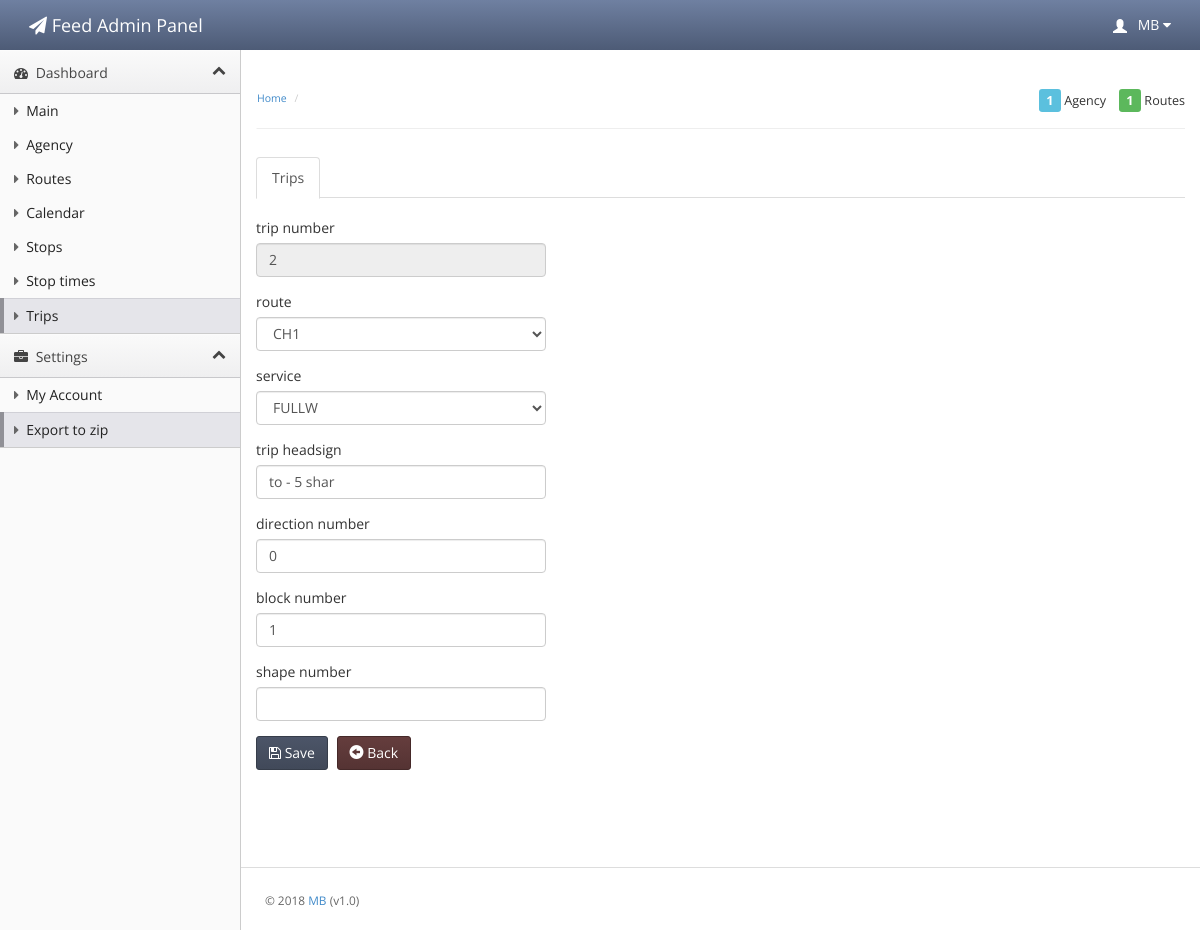
Page /trips/edit/2 on the committed database.
### tables this page shows
CREATE TABLE trips (trip_id INTEGER PRIMARY KEY AUTOINCREMENT, route_id INTEGER, service_id INTEGER, trip_headsign VARCHAR, direction_id VARCHAR, block_id VARCHAR, shape_id VARCHAR);

### application/core/MY_Loader.php (called while the page is built, shortened)
<?php
class MY_Loader extends CI_Loader {
    public function template($template_name, $vars = array(), $return = FALSE)
    {
        if($return):
        $content  = $this->view('header', $vars, $return);
        $content .= $this->view($template_name, $vars, $return);
        $content .= $this->view('footer', $vars, $return);
        return $content;
    else:
        $this->view($template_name, $vars);
    endif;
    }
}

### application/controllers/trips.php (called while the page is built, shortened)
<?php
class Trips extends CI_Controller {
    var $url = "trips";
    public function __construct() {
        $this->load->model('trips_model', 'model');
        $this->load->model('routes_model');
    }
    public function edit($id) {
        $data = $this->model->getTripsRow($id);
        $result = $this->routes_model->getRouteCmb();
        $routeCmb = array();
        foreach($result as $row){
            $routeCmb[$row["route_id"]] = $row["route_short_name"];
        }
        $this->load->template($this->url."/edit", ["data" => $data, "routeCmb" => $routeCmb]);
    }
}

### index.php (called while the page is built, shortened)
<?php
require_once BASEPATH.'core/CodeIgniter.php';

### application/libraries/Message.php (called while the page is built, shortened)
<?php
class Message {
    public static function display($type = 'all', $print = false) {
        $data = '';
        if (!isset($_SESSION['flash_messages'])){
            return false;
        }
    }
}

### application/models/trips_model.php (called while the page is built, shortened)
<?php
class Trips_model extends CI_Model {
    public function getTripsRow($id){
        $result = $this->db->query('select * from trips where trip_id =? limit 1', array($id))->row_array();
        return $result;
    }
}

### application/models/routes_model.php (called while the page is built, shortened)
<?php
class Routes_model extends CI_Model {
    public function getRouteCmb(){
        $result = $this->db->query('select * from routes')->result_array();
        return $result;
    }
}

### application/views/trips/edit.php (the view)
<div class="main-content">
    <ul class="nav nav-tabs">
        <li class="active"><a href="#home" data-toggle="tab">Trips</a></li>
    </ul>
    <div class="row">
        <div class="col-md-4">
            <br>
            <div id="myTabContent" class="tab-content">
                <div class="tab-pane active in" id="home">
                    <form id="userform" name="userform" action="/trips/registration" method="post">
                        <div class="form-group">
                            <label>trip number</label>
                            <input type="text" name="trip_id" readonly="" value="<?php echo $data["trip_id"]; ?>" class="form-control">
                        </div>
                        <div class="form-group">
                            <label>route</label>
                            <?php echo form_dropdown('route_id', $routeCmb, $data["route_id"], array('class'=>'form-control')); ?>
                        </div>
                        <div class="form-group">
                            <label>service</label>
                            <?php echo form_dropdown('service_id', $GLOBALS["SYS_GLOBALS"]["service"], $data["service_id"], array('class'=>'form-control')); ?>
                        </div>
                        <div class="form-group">
                            <label>trip headsign</label>
                            <input type="text" name="trip_headsign" value="<?php echo $data["trip_headsign"]; ?>" class="form-control">
                        </div>
                        <div class="form-group">
                            <label>direction number</label>
                            <input type="text" name="direction_id" value="<?php echo $data["direction_id"]; ?>" class="form-control">
                        </div>
                        <div class="form-group">
                            <label>block number</label>
                            <input type="text" name="block_id" value="<?php echo $data["block_id"]; ?>" class="form-control">
                        </div>
                        <div class="form-group">
                            <label>shape number</label>
                            <input type="text" name="shape_id" value="<?php echo $data["shape_id"]; ?>" class="form-control">
                        </div>
                    </form>
                </div>
            </div>
            <div class="btn-toolbar list-toolbar">
                <button class="btn btn-primary" onclick="$('#userform').submit();"><i class="fa fa-save"></i> Save</button>
                <a href="/trips" data-toggle="modal" class="btn btn-danger"><i class="glyphicon glyphicon-circle-arrow-left"></i> Back</a>
            </div>
        </div>
    </div>
</div>

### assets/css/theme.css (style rules this page uses)
body { background: #fafafa; background-position: initial initial; background-repeat: initial initial; margin: 0px; padding: 0px; }
body, h1, h2, h3, h4, h5, h6, p, a, .h1, .h2, .h3, .h4, .h5, .h6 { font-family: 'Open Sans', helvetica, arial, sans-serif; }
label { font-weight: normal; }
.nav-tabs > li { margin-bottom: -2px; }
.btn-toolbar.list-toolbar { margin-bottom: 1em; }
.btn { -webkit-border-radius: 3px; -moz-border-radius: 3px; border-radius: 3px; }
.btn-primary { background-color: #414959; background-image: -webkit-gradient(linear, 0 0, 0 100%, from(#4c5568), to(#414959)); border: 1px solid #363d4a; font-weight: normal; }
.btn-danger { background-color: #553333; background-image: -webkit-gradient(linear, 0 0, 0 100%, from(#653d3d), to(#553333)); border: 1px solid #452929; font-weight: normal; }

### rows in the picture
trips: trip_id "2", route_id "CH1", service_id "FULLW", trip_headsign "to - 5 shar", direction_id "0", block_id "1"
